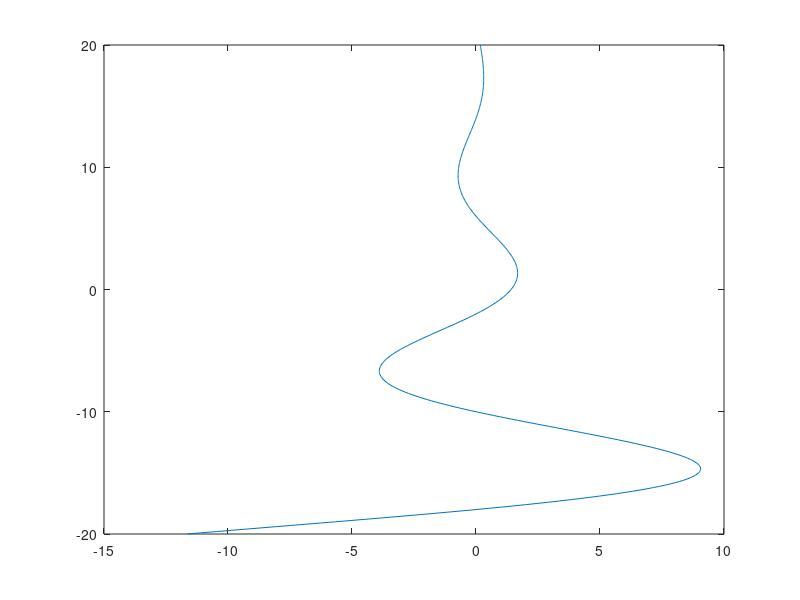

MATLAB code to generate this figure:
X = 2 * exp(j * pi / 4);
z0 = 0.9 * exp(j * pi / 8);
n = [-20:.1:20];
plot(real(X * z0 .^ n), n)
plot(imag(X * z0 .^ n), n)